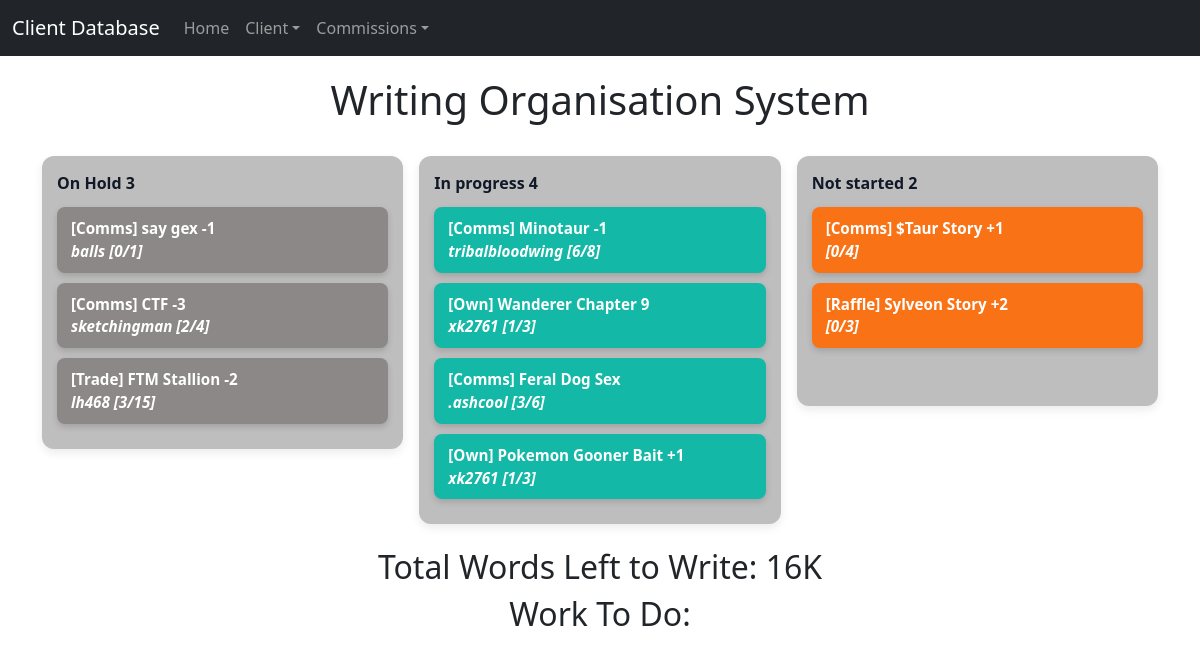
Before: / with the older database file.
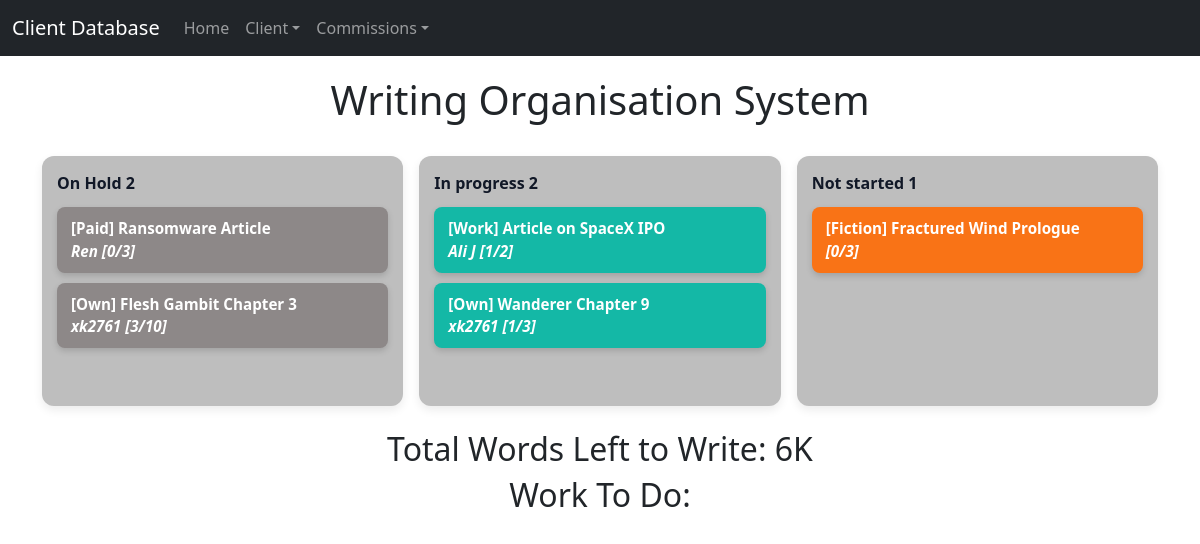
After: the same page with the newer database file.
### tables this page shows
CREATE TABLE Commission(
    id INTEGER PRIMARY KEY AUTOINCREMENT,
	Story TEXT,
	Word_Count INTEGER DEFAULT 0,
    Client TEXT,
    Status TEXT DEFAULT "Not Started", Progress INTEGER DEFAULT 0,
 
	FOREIGN KEY (Client) REFERENCES Clients (Name) 
			ON DELETE CASCADE ON UPDATE NO ACTION
	
);

### app.py (the view)
@app.route("/")
def home():
    Comms_Info = sqlquery("SELECT * FROM COMMISSION INNER JOIN Clients ON Clients.Name = Commission.Client;")
    Comms_List = [i for i in Comms_Info]
    In_Progress = sqlquery("SELECT COUNT(*) FROM COMMISSION INNER JOIN Clients ON Clients.Name = Commission.Client WHERE COMMISSION.Status = 'In Progress'")
    Not_Started = sqlquery("SELECT COUNT(*) FROM COMMISSION INNER JOIN Clients ON Clients.Name = Commission.Client WHERE COMMISSION.Status = 'Not Started'")
    On_Hold = sqlquery("SELECT COUNT(*) FROM COMMISSION INNER JOIN Clients ON Clients.Name = Commission.Client WHERE COMMISSION.Status = 'On Hold'")
    Patron_Clients = sqlquery("SELECT * FROM Clients WHERE Patron != 0")
    for i in Patron_Clients:
        Viewing_Client = Clients(i[1], i[2], i[3], i[4], i[5], i[6])
        Viewing_Client.incremental(Viewing_Client.renewal(), i[0])
    return render_template("home.html", Comms = Comms_List, Progress = In_Progress[0][0], UnStart = Not_Started[0][0], Hold = On_Hold[0][0])

### Setup.py (called while the page is built, shortened)
def sqlquery(query, params=None):
    con = sqlite3.connect('Clients.db')
    cur = con.cursor()
    if params:
        cur.execute(query, params)
    else:
        cur.execute(query)
    if "SELECT" in query.upper():
        res = cur.fetchall()
    else:
        res = None
    con.commit()
    cur.close()
    con.close()
    return res

    def renewal(self):
        if self.patron != 0:
            last_update = datetime.strptime(self.registration, '%Y-%m-%d')
            now = datetime.now()
            calendered_date = calendar.monthrange(now.year, now.month)
            if str(last_update.date()) != str(now.date()):
                if last_update.day <= calendered_date[1]:
                    return now.day == last_update.day
                if last_update.day > calendered_date[1]:
                    return now.day == calendered_date[1]

    def incremental(self, condition, id):
        patron_increment = {
            25: [750, 750, 750],
            20: [500, 600, 600],
            10: [300, 500, 600],
            6: [250, 375, 500],
            3: [100, 250, 375]
        }
        return "Successfully Increment"

### templates/home.html (shortened to what this page needs)
{% extends "base.html" %}
{% block content %}
<h1 class="text-center"> Writing Organisation System </h1>
</head>
<body>
{% set ns = namespace(progress_count=0) %}
<div class="container py-4">
    <div class="row g-3">
        <div class="col-md-4">
            <div class="kanban-column">
                <div class="kanban-title">On Hold {{ Hold }}</div>
                {% for comms in Comms %}
                    {% if comms[4] == "On Hold" %}
                        <div class="kanban-card on-hold">
                            {{ comms[1] }}
                            <br>
                            <i>{{ comms[3] }} [{{ comms[5] }}/{{ comms[2] }}]</i>
                        </div>
                    {% endif %}
                {% endfor %}
            </div>
        </div>
        <div class="col-md-4">
            <div class="kanban-column">
                <div class="kanban-title">In progress {{ Progress }}</div>
                {% for comms in Comms %}
                    {% if comms[4] == "In Progress" %}
                        <div class="kanban-card in-progress">
                            {{ comms[1] }}
                            <br>
                            <i>{{ comms[3] }} [{{ comms[5] }}/{{ comms[2] }}]</i>
                            {% set ns.progress_count = ns.progress_count + comms[2] - comms[5] %}
                        </div>
                    {% endif %}
                {% endfor %}
            </div>
        </div>
        <div class="col-md-4">
            <div class="kanban-column">
                <div class="kanban-title">Not started {{ UnStart }}</div>
                {% for comms in Comms %}
                    {% if comms[4] == "Not Started" %}
                        <div class="kanban-card not-started">
                            {{ comms[1] }}
                            <br>
                            <i>[0/{{ comms[2] }}]</i>
                            {% set ns.progress_count = ns.progress_count + comms[2] %}
                        </div>
                    {% endif %}
                {% endfor %}
            </div>
        </div>
    </div>
</div>
<h2 class="text-center"> Total Words Left to Write: {{ ns.progress_count }}K</h2>
<h2 class="text-center"> Work To Do: </h2>
{% endblock %}

### templates/base.html (shortened to what this page needs)
<!DOCTYPE html>
<html lang="en">
<head>
    <link href="
https://cdn.jsdelivr.net/npm/bootstrap@5.1.3/dist/css/bootstrap.min.css "
integrity="sha384-1BmE4kWBq78iYhFldvKuhfTAU6auU8tT94WrHftjDbrCEXSU1oBoqyl2QvZ6jIW3"
rel="stylesheet">
<link rel="stylesheet" href="https://cdnjs.cloudflare.com/ajax/libs/font-awesome/6.5.2/css/all.min.css" />
<link href="https://cdn.jsdelivr.net/npm/bootstrap-icons@1.13.1/font/bootstrap-icons.css" rel="stylesheet">
</head>
{% block navbar %}
{% include 'includes/navbar.html' %}
{% endblock %}
<body>
    <div class="container-fluid">
        {% block content %}
        {% endblock %}
    </div>
</body>
</html>

### templates/includes/navbar.html (shortened to what this page needs)
<nav class="navbar navbar-expand-sm bg-dark navbar-dark">
  <div class="container-fluid">
    <a class="navbar-brand" href="/">Client Database</a>
    <div class="collapse navbar-collapse" id="collapsibleNavbar">
      <ul class="navbar-nav">
        <li class="nav-item">
          <a class="nav-link" href="/">Home</a>
        </li>
        <li class="nav-item dropdown">
          <a class="nav-link dropdown-toggle" href="#" role="button" data-bs-toggle="dropdown">Client</a>
           <li class="nav-item dropdown">
           <a class="nav-link dropdown-toggle" href="#" role="button" data-bs-toggle="dropdown">Commissions</a>
           </li>
         </li>
      </ul>
    </div>
  </div>
</nav>

### templates/base.html (style rules this page uses)
.kanban-column { background-color: rgb(190, 190, 190); padding: 15px; border-radius: 12px; box-shadow: 0 4px 10px rgba(0,0,0,0.08); min-height: 250px; }
.kanban-title { font-weight: 700; font-size: 1rem; color: #111827; margin-bottom: 12px; }
.kanban-card { padding: 10px 14px; border-radius: 8px; margin-bottom: 10px; color: white; font-size: 0.95rem; font-weight: 600; box-shadow: 0 3px 6px rgba(0,0,0,0.15); transition: transform 0.15s ease; }
.kanban-card.in-progress { background-color: #14b8a6; }
.kanban-card.not-started { background-color: #f97316; }
.kanban-card.on-hold { background-color: rgb(141, 136, 136); }

Changed rows visible on the page:
removed Commission: Story "[Comms] CTF -3", Client "sketchingman", Progress "2", Word_Count "4", shown under "Writing Organisation System"
removed Commission: Story "[Comms] Feral Dog Sex", Client ".ashcool", Progress "3", Word_Count "6"
removed Commission: Story "[Own] Pokemon Gooner Bait +1", Client "xk2761", Progress "1", Word_Count "3"
removed Commission: Story "[Raffle] Sylveon Story +2", Word_Count "3"
changed Commission: Story "[Comms] say gex -1" → "[Paid] Ransomware Article"; Client "balls" → "Ren"; Word_Count "1" → "3"
changed Commission: Story "[Trade] FTM Stallion -2" → "[Own] Flesh Gambit Chapter 3"; Client "lh468" → "xk2761"; Word_Count "15" → "10"
changed Commission: Story "[Comms] Minotaur -1" → "[Work] Article on SpaceX IPO"; Client "tribalbloodwing" → "Ali J"; Progress "6" → "1"; Word_Count "8" → "2"
changed Commission: Story "[Comms] $Taur Story +1" → "[Fiction] Fractured Wind Prologue"; Word_Count "4" → "3"
Other visible differences:
{{ Hold }}: "3" → "2"
{{ Progress }}: "4" → "2"
{{ UnStart }}: "2" → "1"
{{ ns.progress_count }}: "16" → "6"
